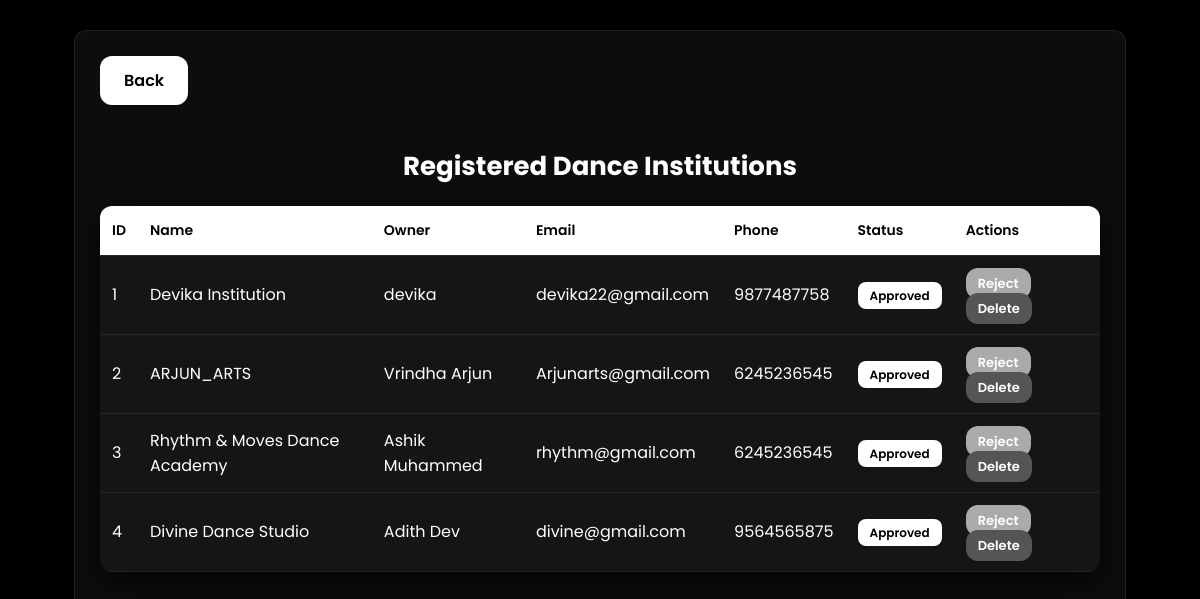
The app's page /admininstitutionlist/ with its own data.
### danceapp/models.py (models this page shows, shortened)
class DanceInstitution(models.Model):
    name = models.CharField(max_length=150, null=True, blank=True)
    owner_name = models.CharField(max_length=100, null=True, blank=True)
    description = models.TextField(max_length=200, null=True, blank=True)
    email = models.EmailField(unique=True)
    phone = models.CharField(max_length=15, null=True, blank=True)
    password = models.CharField(max_length=50, null=True, blank=True)
    certificate = models.FileField(upload_to='institution_docs/', null=True, blank=True)
    logo = models.FileField(upload_to='institution_logos/', null=True, blank=True)
    DISTRICT_CHOICES=[
            ('Trivandrum','Trivandrum'),
            ('Kollam','Kollam'),
            ('Pathanamthitta','Pathanamthitta'),
            ('Alappuzha','Alappuzha'),
            ('Kottayam','Kottayam'),
            ('Idukki','Idukki'),
            ('Ernakulam','Ernakulam'),
            ('Thrissur','Thrissur'),
            ('Palakkad','Palakkad'),
            ('Malappuram','Malappuram'),
            ('Kozhikode','Kozhikode'),
            ('Wayanad','Wayanad'),
            ('Kannur','Kannur'),
            ('Kasargod','Kasaragod'),
        ]
    district = models.CharField(max_length=20,choices=DISTRICT_CHOICES,null=True,blank=True)
    isapproved = models.BooleanField(default=False)
    isrejected = models.BooleanField(default=False)

### danceapp/views.py (the view)
# urls.py: path('admininstitutionlist/', views.admininstitutionlist, name='admininstitutionlist'),
def admininstitutionlist(request):
    institutions = models.DanceInstitution.objects.all()
    return render(request, 'admininstitutionlist.html', {'institutions': institutions})

### danceapp/templates/admininstitutionlist.html (shortened to what this page needs)
{% load static %}
<!DOCTYPE html>
<html lang="en">
<head>
</head>
<body>
<div class="container">
  <a href="/adminhome/" class="back-btn">Back</a>
  <h2>Registered Dance Institutions</h2>
  <table>
      <tr>
          <th>ID</th>
          <th>Name</th>
          <th>Owner</th>
          <th>Email</th>
          <th>Phone</th>
          <th>Status</th>
          <th>Actions</th>
      </tr>
      {% for inst in institutions %}
      <tr>
          <td>{{ inst.id }}</td>
          <td>{{ inst.name }}</td>
          <td>{{ inst.owner_name }}</td>
          <td>{{ inst.email }}</td>
          <td>{{ inst.phone }}</td>
          <td>
              {% if inst.isapproved %}
                  <span class="badge approved">Approved</span>
              {% elif inst.isrejected %}
                  <span class="badge rejected">Rejected</span>
              {% else %}
                  <span class="badge pending">Pending</span>
              {% endif %}
          </td>
          <td>
              {% if not inst.isrejected %}
                  <a href="{% url 'rejectinstitution' inst.id %}" class="btn reject-btn">Reject</a>
              {% endif %}
              <a href="{% url 'deleteinstitution' inst.id %}" class="btn delete-btn"
                 onclick="return confirm('Are you sure you want to delete this institution?');">
                  Delete
              </a>
          </td>
      </tr>
      {% endfor %}
  </table>
</div>
</body>
</html>

### danceapp/templates/admininstitutionlist.html (style rules this page uses)
:root { --bg-dark: #000000; --panel: rgba(255,255,255,0.05); --card-bg: rgba(255,255,255,0.03); --text: #ffffff; --muted: #cccccc; --accent: #ffffff; --approved: #ffffff; --rejected: #888888; --pending: #dddddd; --radius: 12px; --shadow: 0 10px 30px rgba(0,0,0,0.8); }
body { margin: 0; font-family: 'Poppins', sans-serif; background: #000; color: var(--text); padding: 30px; display: flex; justify-content: center; min-height: 100vh; }
.container { width: 100%; max-width: 1000px; background: var(--panel); backdrop-filter: blur(10px); border-radius: var(--radius); padding: 25px; box-shadow: var(--shadow); border: 1px solid rgba(255,255,255,0.08); }
h2 { text-align: center; margin-bottom: 20px; font-size: 26px; font-weight: 700; color: #fff; }
.back-btn { display: inline-block; background: #ffffff; color: #000; padding: 12px 24px; text-decoration: none; border-radius: var(--radius); font-size: 16px; font-weight: 600; margin-bottom: 20px; transition: 0.3s; }
table { width: 100%; border-collapse: collapse; background: var(--card-bg); border-radius: var(--radius); overflow: hidden; box-shadow: var(--shadow); }
th, td { padding: 14px 12px; text-align: left; border-bottom: 1px solid rgba(255,255,255,0.08); }
th { background: #ffffff; color: #000; font-weight: 600; font-size: 14px; }
.badge { padding: 5px 12px; border-radius: 8px; font-size: 12px; font-weight: 600; color: #000; }
.approved { background: #ffffff; }
.btn { padding: 6px 12px; border-radius: var(--radius); border: none; cursor: pointer; font-size: 13px; font-weight: 600; text-decoration: none; color: #000; margin-right: 5px; transition: 0.3s; }
.reject-btn { background: #aaaaaa; color:#fff; }
.delete-btn { background: #555555; color:#fff; }

### records on screen
DanceInstitution: id "1", name "Devika Institution", owner_name "devika", email "devika22@gmail.com", phone "9877487758", isapproved "Approved", isrejected "Reject"
DanceInstitution: id "2", name "ARJUN_ARTS", owner_name "Vrindha Arjun", email "Arjunarts@gmail.com", phone "6245236545", isapproved "Approved", isrejected "Reject"
DanceInstitution: id "3", name "Rhythm & Moves Dance Academy", owner_name "Ashik Muhammed", email "rhythm@gmail.com", phone "6245236545", isapproved "Approved", isrejected "Reject"
DanceInstitution: id "4", name "Divine Dance Studio", owner_name "Adith Dev", email "divine@gmail.com", phone "9564565875", isapproved "Approved", isrejected "Reject"
